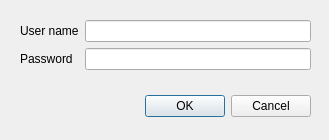
<?xml version="1.0" encoding="UTF-8"?>
<ui version="4.0">
 <class>LoginDialog</class>
 <widget class="QDialog" name="LoginDialog">
  <property name="geometry">
   <rect>
    <x>0</x>
    <y>0</y>
    <width>329</width>
    <height>140</height>
   </rect>
  </property>
  <property name="windowTitle">
   <string>Dialog</string>
  </property>
  <widget class="QDialogButtonBox" name="buttonBox">
   <property name="geometry">
    <rect>
     <x>20</x>
     <y>90</y>
     <width>291</width>
     <height>32</height>
    </rect>
   </property>
   <property name="orientation">
    <enum>Qt::Horizontal</enum>
   </property>
   <property name="standardButtons">
    <set>QDialogButtonBox::Cancel|QDialogButtonBox::Ok</set>
   </property>
  </widget>
  <widget class="QWidget" name="formLayoutWidget">
   <property name="geometry">
    <rect>
     <x>20</x>
     <y>20</y>
     <width>291</width>
     <height>61</height>
    </rect>
   </property>
   <layout class="QFormLayout" name="formLayout_2">
    <item row="0" column="0">
     <widget class="QLabel" name="userNameLabel">
      <property name="text">
       <string>User name</string>
      </property>
     </widget>
    </item>
    <item row="0" column="1">
     <widget class="QLineEdit" name="userNameLineEdit"/>
    </item>
    <item row="1" column="0">
     <widget class="QLabel" name="passwordLabel">
      <property name="text">
       <string>Password</string>
      </property>
     </widget>
    </item>
    <item row="1" column="1">
     <widget class="QLineEdit" name="passwordLineEdit">
      <property name="echoMode">
       <enum>QLineEdit::Password</enum>
      </property>
     </widget>
    </item>
   </layout>
  </widget>
 </widget>
 <resources/>
 <connections>
  <connection>
   <sender>buttonBox</sender>
   <signal>accepted()</signal>
   <receiver>LoginDialog</receiver>
   <slot>accept()</slot>
   <hints>
    <hint type="sourcelabel">
     <x>248</x>
     <y>254</y>
    </hint>
    <hint type="destinationlabel">
     <x>157</x>
     <y>274</y>
    </hint>
   </hints>
  </connection>
  <connection>
   <sender>buttonBox</sender>
   <signal>rejected()</signal>
   <receiver>LoginDialog</receiver>
   <slot>reject()</slot>
   <hints>
    <hint type="sourcelabel">
     <x>316</x>
     <y>260</y>
    </hint>
    <hint type="destinationlabel">
     <x>286</x>
     <y>274</y>
    </hint>
   </hints>
  </connection>
 </connections>
</ui>
